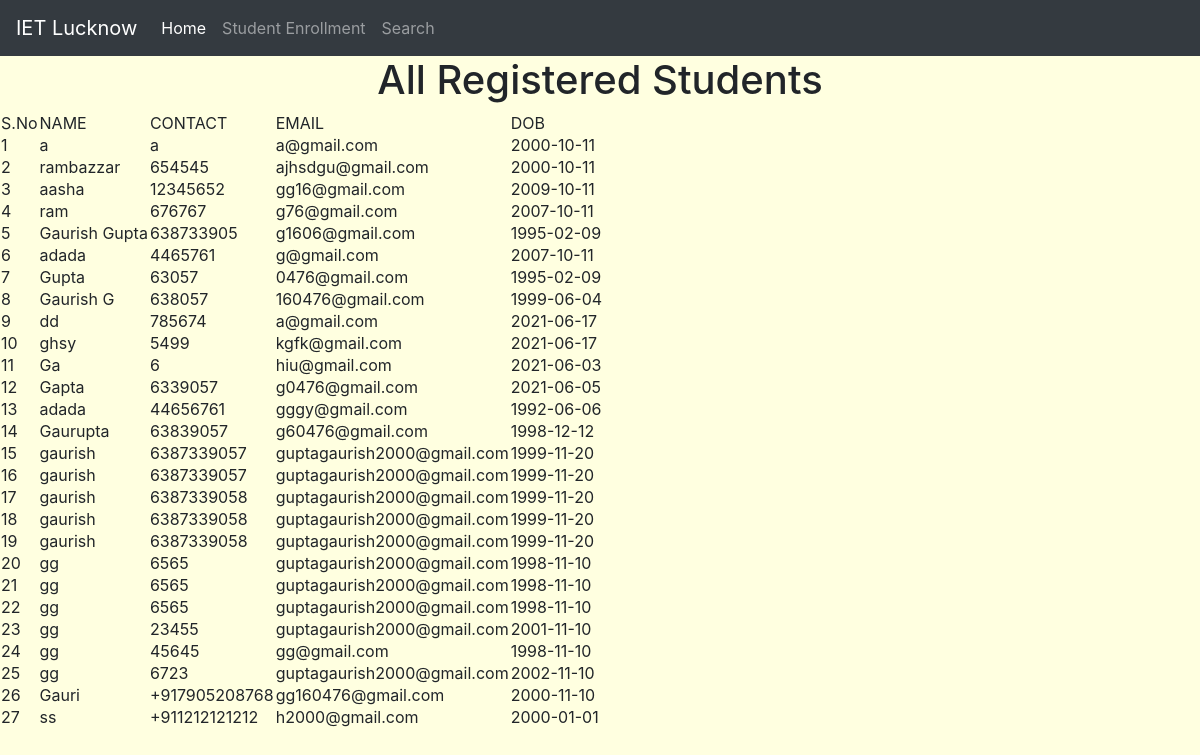
The page /existing-users/ on the database as committed earlier.
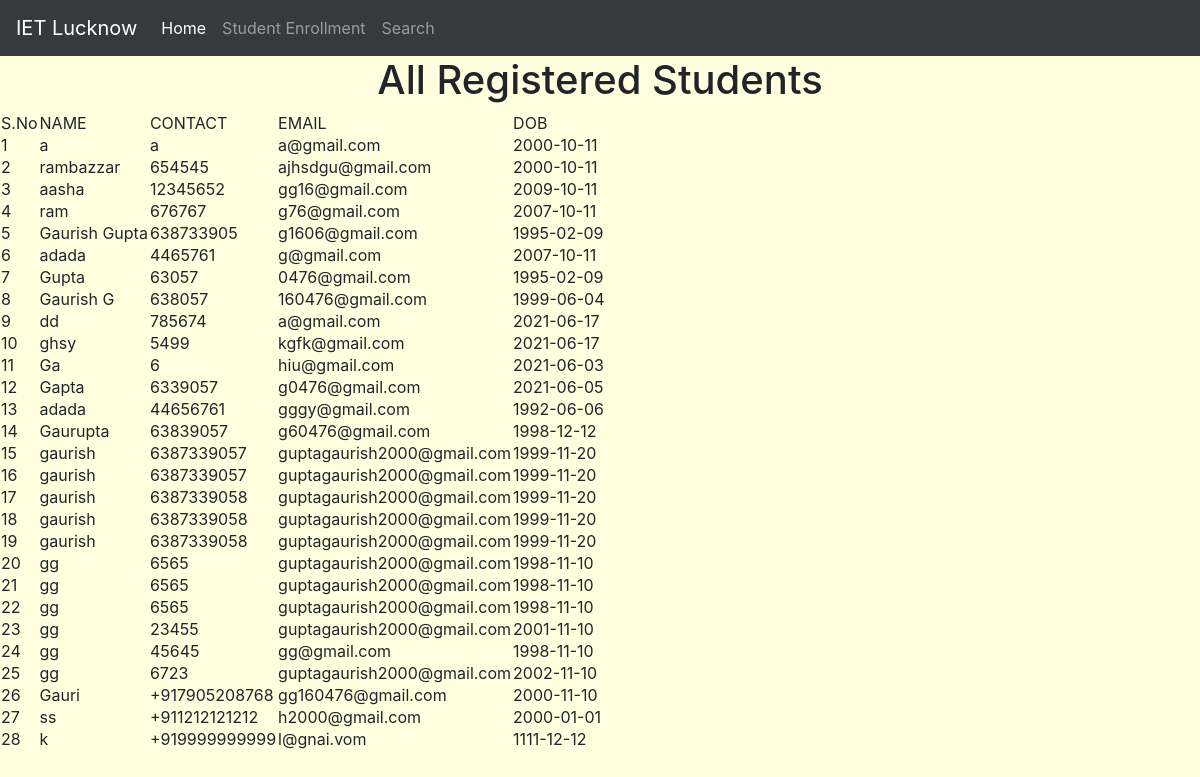
The same page on the database as committed later.
### student/models.py (models this page shows)
class stud(models.Model):
    name = models.CharField(max_length=30)
    auth_token = models.CharField(max_length=100,default=" ")
    is_verified = models.BooleanField(default=False)
    contact = PhoneNumberField()
    email = models.EmailField(max_length=30)
    dob = models.CharField(max_length=30) #

### student/views.py (the view)
# urls.py: path('existing-users/',views.existing),
def existing(request):
    title="All Registered Students"
    queryset = stud.objects.all()
    context = {
        "title": title,
        "queryset": queryset,
    }
    return render(request,'existing.html',context)

### templates/existing.html
{% load static %}
<html>
   <body id="bg" style = "background-color: lightyellow;" ></body>
   {% include "Base.html" %}
   <center><h1>{{title}}</h1></center>
   <table>
      <thead>
        <tr>
          <b><td>S.No   </td>
          <td>NAME  </td>
          <td>CONTACT   </td>
          <td>EMAIL   </td>
          <td>DOB</td>
          </b>
        </tr>
      </thead>
      {% for k in queryset %}
      <tbody>
        <tr>
          <td>{{forloop.counter}}</td>
          <td>{{k.name}}</td>
          <td>{{k.contact}}</td>
          <td>{{k.email}}</td>
          <td>{{k.dob}}</td>
        </tr>
      </tbody>
      {% endfor %}
   </table>
</html>

### templates/Base.html (shortened to what this page needs)
<head>
    <link rel="stylesheet" href="https://cdn.jsdelivr.net/npm/bootstrap@4.5.3/dist/css/bootstrap.min.css">
</head>
<body>
</body>
<nav class="navbar navbar-expand-lg navbar-dark bg-dark">
  <a class="navbar-brand" href="#">IET Lucknow</a>
  <div class="collapse navbar-collapse" id="navbarNav">
    <ul class="navbar-nav">
      <li class="nav-item active">
        <a class="nav-link" href=" ">Home <span class="sr-only">(current)</span></a>
      </li>
      <li class="nav-item">
        <a class="nav-link" href=" ">Student Enrollment</a>
      </li>
      <li class="nav-item">
        <a class="nav-link" href="/search" tabindex="-1">Search</a>
      </li>
    </ul>
  </div>
</nav>

Rows that differ between the two databases and show on the page:
added stud: name "k", contact "+919999999999", email "l@gnai.vom", dob "1111-12-12"
